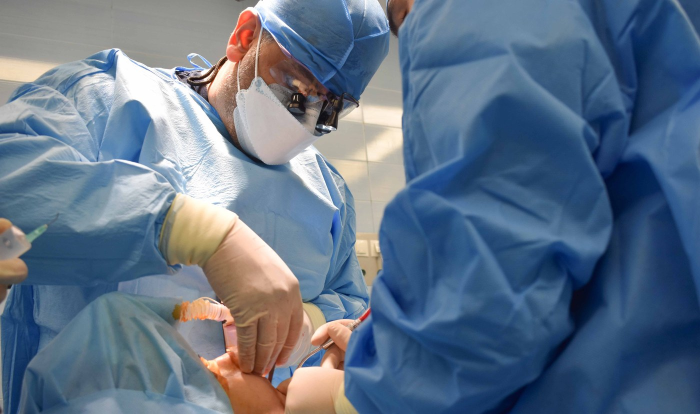
#> input picture scripts/dromfs_extra/DSC_0476.jpg, 1400 x 828 px, found by its file name (shown at 1/2 size); its folder holds only this picture in this run
$ python contact_sheet_extra.py
#> lines starting #> are read from the running program, lines starting #| are printed output that depends on the picture
#!/usr/bin/env python3
"""Contact sheet for dromfs_extra images."""
from PIL import Image, ImageDraw, ImageFont
import os

SRC = "/home/z/my-project/scripts/dromfs_extra"
files = sorted(os.listdir(SRC))
THUMB_W, THUMB_H = 330, 248
COLS = 4
PER_SHEET = 16

font = ImageFont.truetype("/usr/share/fonts/truetype/dejavu/DejaVuSans-Bold.ttf", 15)

for sheet_i in range(0, len(files), PER_SHEET):
    batch = files[sheet_i:sheet_i + PER_SHEET]
    rows = (len(batch) + COLS - 1) // COLS
    sheet = Image.new("RGB", (COLS * THUMB_W, rows * (THUMB_H + 26)), "#111")
#> sheet: PIL image 1320x274 RGB; every value is 17
    d = ImageDraw.Draw(sheet)
    for i, f in enumerate(batch):
        im = Image.open(os.path.join(SRC, f)).convert("RGB")
#> im is the input picture: PIL image 1400x828 RGB; mean R, G, B 96.2, 113.9, 135.1
        im.thumbnail((THUMB_W - 4, THUMB_H - 4))
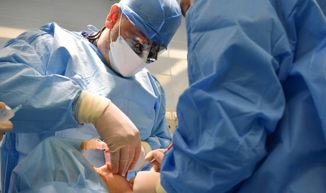
#> im: PIL image 326x193 RGB; mean R, G, B 96.3, 114, 135.2
        x = (i % COLS) * THUMB_W
        y = (i // COLS) * (THUMB_H + 26)
        sheet.paste(im, (x + (THUMB_W - im.width) // 2, y))
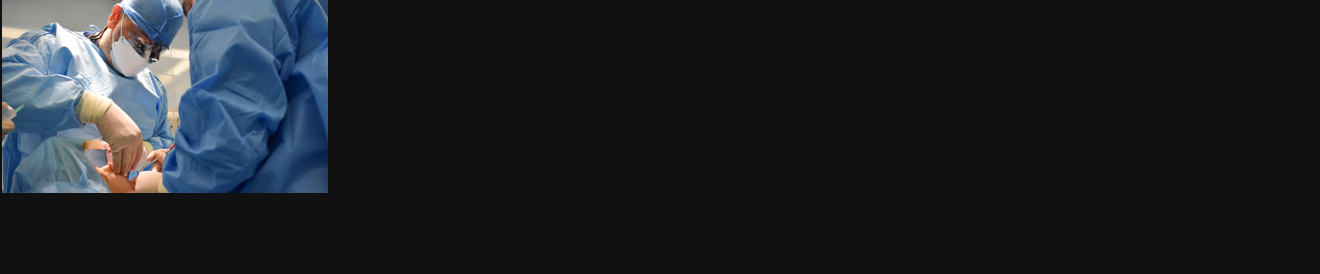
#> sheet: PIL image 1320x274 RGB; mean R, G, B 30.8, 33.9, 37.6
        d.text((x + 6, y + THUMB_H + 2), f[:40], fill="#7dd3fc", font=font)
    out = f"/home/z/my-project/scripts/extra_sheet_{sheet_i // PER_SHEET + 1}.png"
    sheet.save(out, optimize=True)
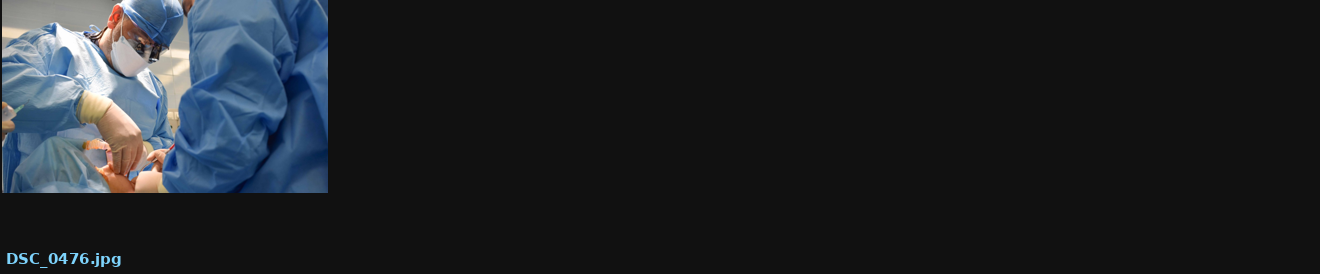
#> saved as extra_sheet_1.png: PIL image 1320x274 RGB; mean R, G, B 31, 34.1, 37.9
    print("saved", out, sheet.size)
#| saved /home/z/my-project/scripts/extra_sheet_1.png (1320, 274)
